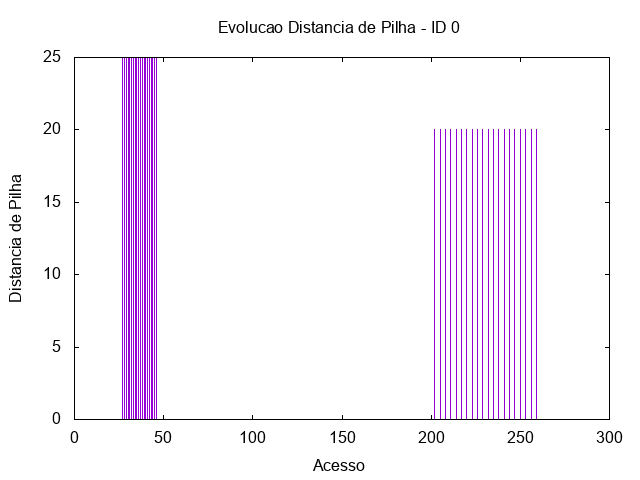

Recreate this plot in gnuplot.
set term png
set output "/tmp/out/soma-distp-0.png"
set title "Evolucao Distancia de Pilha - ID 0"
set xlabel "Acesso"
set ylabel "Distancia de Pilha"
plot "/tmp/out/soma-acesso-2-0.gpdat" u 2:5 w impulses t ""
